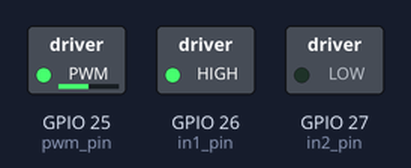
Recording of a program running on a simulated ESP32 board running MicroPython. Shown: switched loads named in the program (green lamp = pin HIGH). What the program prints to the serial console is not drawn. At 9.0 s the program stops and its outputs stay as they are.

Above: at 0.1 s.
At 3.1 s:
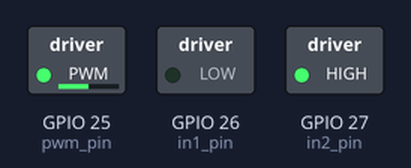
At 5.1 s:
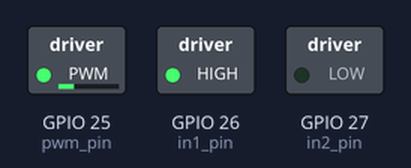
At 7.1 s:
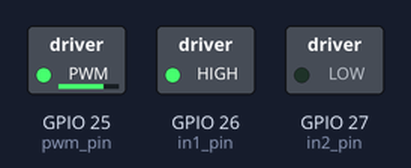
At 8.1 s:
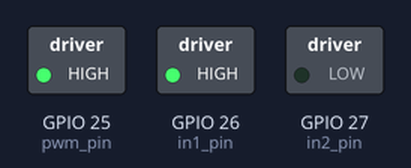
At 9.1 s:
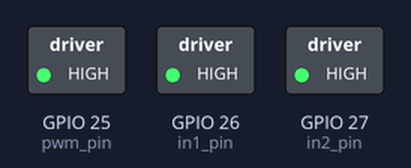
Timing chart, 0 to 10.5 s (numbered marks = the images above):
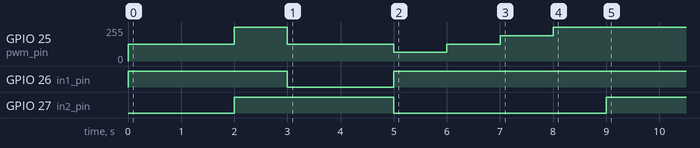

The program:

motor_driver.py
```python
"""
直流减速电机驱动模块
使用L298N或类似电机驱动器控制电机
支持PWM调速和方向控制
"""

from machine import Pin, PWM
import utime


class MotorDriver:
    def __init__(self, pwm_pin, in1_pin, in2_pin, freq=1000):
        """
        初始化电机驱动器

        参数:
        - pwm_pin: PWM引脚号 (ESP32: 0-39, 支持PWM的引脚)
        - in1_pin: 方向控制引脚1
        - in2_pin: 方向控制引脚2
        - freq: PWM频率 (Hz)
        """
        self.pwm = PWM(Pin(pwm_pin), freq)
        self.in1 = Pin(in1_pin, Pin.OUT)
        self.in2 = Pin(in2_pin, Pin.OUT)
        self.freq = freq

        # 初始状态: 电机停止
        self.speed = 0
        self.stop()

        print(f"电机驱动器初始化完成 - PWM:{pwm_pin}, IN1:{in1_pin}, IN2:{in2_pin}")

    def set_speed(self, speed):
        """
        设置电机速度 (-100 到 100)
        正数: 正转，负数: 反转

        参数:
        - speed: 速度百分比 (-100 到 100)
        """
        # 限制速度范围
        speed = max(-100, min(100, speed))
        self.speed = speed

        # 计算PWM占空比 (0-65535)
        duty = int(abs(speed) * 65535 / 100)

        if speed > 0:
            # 正转
            self.in1.value(1)
            self.in2.value(0)
            self.pwm.duty_u16(duty)
        elif speed < 0:
            # 反转
            self.in1.value(0)
            self.in2.value(1)
            self.pwm.duty_u16(duty)
        else:
            # 停止
            self.stop()

    def forward(self, speed=50):
        """正转"""
        self.set_speed(abs(speed))

    def backward(self, speed=50):
        """反转"""
        self.set_speed(-abs(speed))

    def stop(self):
        """停止电机 (刹车)"""
        self.in1.value(1)
        self.in2.value(1)
        self.pwm.duty_u16(65535)  # 最大占空比刹车
        self.speed = 0

    def coast(self):
        """惰性停止 (不刹车)"""
        self.in1.value(0)
        self.in2.value(0)
        self.pwm.duty_u16(0)
        self.speed = 0

    def get_speed(self):
        """获取当前速度"""
        return self.speed

    def test(self):
        """电机测试程序"""
        print("开始电机测试...")

        # 测试正转
        print("正转 50% 速度")
        self.forward(50)
        utime.sleep(2)

        # 测试停止
        print("停止")
        self.stop()
        utime.sleep(1)

        # 测试反转
        print("反转 50% 速度")
        self.backward(50)
        utime.sleep(2)

        # 测试不同速度
        print("变速测试: 25% -> 50% -> 75% -> 100%")
        for speed in [25, 50, 75, 100]:
            print(f"正转 {speed}% 速度")
            self.forward(speed)
            utime.sleep(1)

        # 最终停止
        self.stop()
        print("电机测试完成")


# 使用示例和测试
if __name__ == "__main__":
    # 根据实际接线修改引脚号
    # 假设使用以下引脚 (请根据实际接线修改):
    # PWM: 引脚 25 (支持PWM)
    # IN1: 引脚 26
    # IN2: 引脚 27

    try:
        motor = MotorDriver(pwm_pin=25, in1_pin=26, in2_pin=27, freq=1000)
        motor.test()

    except Exception as e:
        print(f"电机驱动错误: {e}")
        print("请检查引脚接线是否正确")
```

Measured:
- by itself, GPIO 26 (in1_pin): LOW → HIGH at 0.00 s, → LOW 3.0 s later, → HIGH 2.0 s later
- by itself, GPIO 27 (in2_pin): LOW → HIGH at 2.0 s, → LOW 3.0 s later, → HIGH 4.0 s later
- by itself, GPIO 25 (pwm_pin): 0/255 → 127/255 at 0.00 s, → 255/255 2.0 s later, → 127/255 1.0 s later, → 64/255 2.0 s later, … (7 changes in this stretch)
